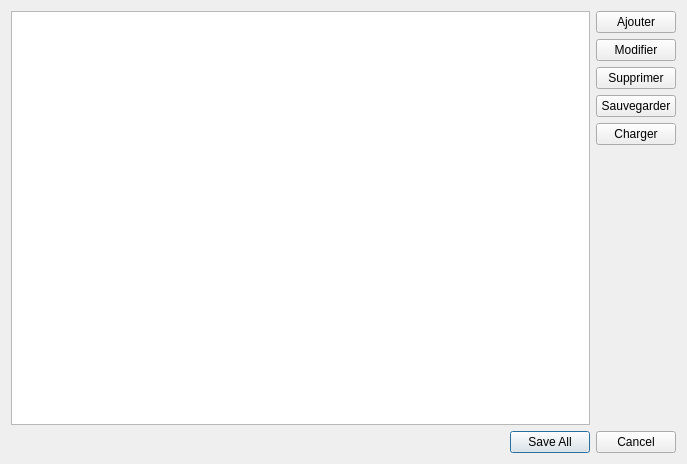
<?xml version="1.0" encoding="UTF-8"?>
<ui version="4.0">
 <class>SkillWindow</class>
 <widget class="QDialog" name="SkillWindow">
  <property name="geometry">
   <rect>
    <x>0</x>
    <y>0</y>
    <width>687</width>
    <height>464</height>
   </rect>
  </property>
  <property name="windowTitle">
   <string>Dialog</string>
  </property>
  <layout class="QVBoxLayout" name="verticalLayout_3">
   <item>
    <layout class="QVBoxLayout" name="verticalLayout_2">
     <item>
      <layout class="QHBoxLayout" name="horizontalLayout">
       <item>
        <widget class="QListView" name="skillListView">
         <property name="editTriggers">
          <set>QAbstractItemView::NoEditTriggers</set>
         </property>
        </widget>
       </item>
       <item>
        <layout class="QVBoxLayout" name="verticalLayout">
         <item>
          <widget class="QPushButton" name="addPushButton">
           <property name="text">
            <string>Ajouter</string>
           </property>
          </widget>
         </item>
         <item>
          <widget class="QPushButton" name="modifyPushButton">
           <property name="text">
            <string>Modifier</string>
           </property>
          </widget>
         </item>
         <item>
          <widget class="QPushButton" name="deletePushButton">
           <property name="text">
            <string>Supprimer</string>
           </property>
          </widget>
         </item>
         <item>
          <widget class="QPushButton" name="savePushButton">
           <property name="text">
            <string>Sauvegarder</string>
           </property>
          </widget>
         </item>
         <item>
          <widget class="QPushButton" name="loadPushButton">
           <property name="text">
            <string>Charger</string>
           </property>
          </widget>
         </item>
         <item>
          <spacer name="verticalSpacer">
           <property name="orientation">
            <enum>Qt::Vertical</enum>
           </property>
           <property name="sizeHint" stdset="0">
            <size>
             <width>20</width>
             <height>40</height>
            </size>
           </property>
          </spacer>
         </item>
        </layout>
       </item>
      </layout>
     </item>
     <item>
      <widget class="QDialogButtonBox" name="buttonBox">
       <property name="orientation">
        <enum>Qt::Horizontal</enum>
       </property>
       <property name="standardButtons">
        <set>QDialogButtonBox::Cancel|QDialogButtonBox::SaveAll</set>
       </property>
      </widget>
     </item>
    </layout>
   </item>
  </layout>
 </widget>
 <resources/>
 <connections>
  <connection>
   <sender>buttonBox</sender>
   <signal>accepted()</signal>
   <receiver>SkillWindow</receiver>
   <slot>accept()</slot>
   <hints>
    <hint type="sourcelabel">
     <x>248</x>
     <y>254</y>
    </hint>
    <hint type="destinationlabel">
     <x>157</x>
     <y>274</y>
    </hint>
   </hints>
  </connection>
  <connection>
   <sender>buttonBox</sender>
   <signal>rejected()</signal>
   <receiver>SkillWindow</receiver>
   <slot>reject()</slot>
   <hints>
    <hint type="sourcelabel">
     <x>316</x>
     <y>260</y>
    </hint>
    <hint type="destinationlabel">
     <x>286</x>
     <y>274</y>
    </hint>
   </hints>
  </connection>
 </connections>
</ui>
